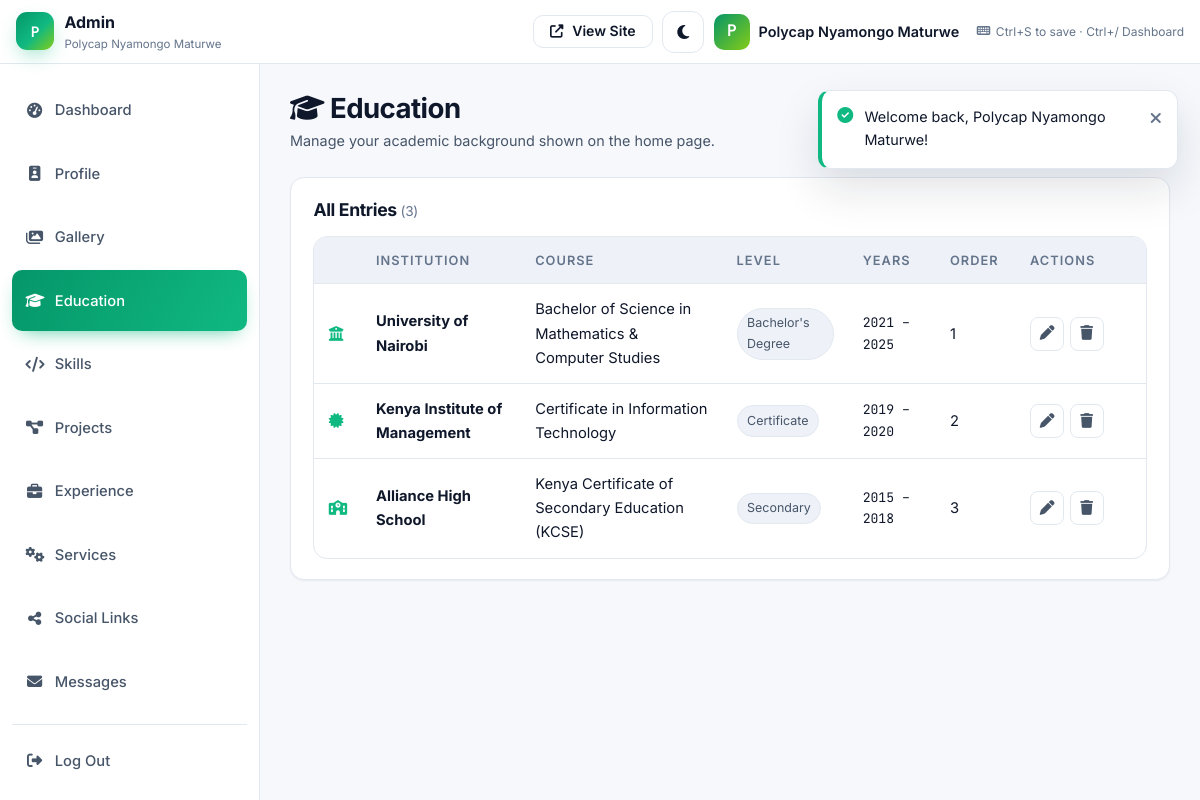
The app's page /admin/education.php (signed in) with its own data.
### tables this page shows
CREATE TABLE `education` (
  `id`               INT UNSIGNED NOT NULL AUTO_INCREMENT,
  `institution`      VARCHAR(180) NOT NULL,
  `course`           VARCHAR(180) DEFAULT NULL,
  `level`            VARCHAR(80)  DEFAULT NULL,
  `start_year`       YEAR         DEFAULT NULL,
  `end_year`         YEAR         DEFAULT NULL,
  `description`      TEXT         DEFAULT NULL,
  `certificate_url`  VARCHAR(255) DEFAULT NULL,
  `institution_icon` VARCHAR(80)  NOT NULL DEFAULT 'fa-university',
  `display_order`    INT          NOT NULL DEFAULT 0,
  `created_at`       TIMESTAMP    NOT NULL DEFAULT CURRENT_TIMESTAMP,
  `updated_at`       TIMESTAMP    NOT NULL DEFAULT CURRENT_TIMESTAMP ON UPDATE CURRENT_TIMESTAMP,
  PRIMARY KEY (`id`),
  KEY `idx_edu_years` (`start_year`, `end_year`)
);

### includes/functions.php (called while the page is built, shortened)
<?php
function e($value): string
{
    return htmlspecialchars((string)($value ?? ''), ENT_QUOTES | ENT_SUBSTITUTE, 'UTF-8');
}
function clean($value): string
{
    return trim((string)($value ?? ''));
}
function url(string $path = '/'): string
{
    $base = rtrim(APP_URL, '/');
    return $base . '/' . ltrim($path, '/');
}

### admin/education.php (the view, shortened to what this page needs)
<?php
$pdo    = getDB();
$action = clean($_GET['action'] ?? 'list');
$rows = $pdo->query('SELECT * FROM education ORDER BY display_order, start_year DESC, id DESC')->fetchAll();
$editing = null;
$iconSuggestions = [
    'fa-university', 'fa-school', 'fa-graduation-cap', 'fa-book',
    'fa-certificate', 'fa-award', 'fa-laptop-code', 'fa-flask',
];
require_once __DIR__ . '/partials/admin_header.php';
require_once __DIR__ . '/partials/admin_sidebar.php';
?>
<div class="admin-page-head">
    <div>
        <h1><i class="fas fa-graduation-cap"></i> Education</h1>
        <p>Manage your academic background shown on the home page.</p>
    </div>
    <div class="actions">
        <?php if ($action === 'list'): ?>
            <a href="<?= url('/admin/education.php?action=new') ?>" class="btn btn--primary btn--sm">
            </a>
        <?php else: ?>
            <a href="<?= url('/admin/education.php') ?>" class="btn btn--ghost btn--sm">
                <i class="fas fa-list"></i> Back to list
            </a>
        <?php endif; ?>
    </div>
</div>
<?php if ($action === 'new' || $action === 'edit'): ?>
    <?php
      $val = function (string $key, $default = '') use ($editing) {
          if (old($key) !== '') return old($key);
          return $editing[$key] ?? $default;
      };
    ?>
    <form method="post" class="panel">
        <?= csrfField() ?>
        <input type="hidden" name="form_action" value="save">
        <input type="hidden" name="id" value="<?= (int)($editing['id'] ?? 0) ?>">
        <div class="panel__head">
            <h2><?= $action === 'edit' ? 'Edit' : 'New' ?> Education Entry</h2>
        </div>
        <div class="admin-form">
            <div class="grid-2">
                <div class="form-group">
                    <label for="institution">Institution *</label>
                    <input class="form-control" type="text" id="institution" name="institution"
                           value="<?= e($val('institution')) ?>" required>
                </div>
                <div class="form-group">
                    <label for="course">Course / Programme</label>
                    <input class="form-control" type="text" id="course" name="course"
                           value="<?= e($val('course')) ?>">
                </div>
            </div>
            <div class="grid-3">
                <div class="form-group">
                    <label for="level">Level</label>
                    <input class="form-control" type="text" id="level" name="level"
                           value="<?= e($val('level')) ?>" placeholder="Bachelor's, Diploma, Certificate…">
                </div>
                <div class="form-group">
                    <label for="start_year">Start Year</label>
                    <input class="form-control" type="number" id="start_year" name="start_year"
                           value="<?= e($val('start_year')) ?>" min="1950" max="2100" placeholder="2021">
                </div>
                <div class="form-group">
                    <label for="end_year">End Year</label>
                    <input class="form-control" type="number" id="end_year" name="end_year"
                           value="<?= e($val('end_year')) ?>" min="1950" max="2100" placeholder="2025 or blank">
                    <div class="hint">Leave blank if ongoing.</div>
                </div>
            </div>
            <div class="form-group">
                <label for="description">Description</label>
                <textarea class="form-control" id="description" name="description" rows="4"><?= e($val('description')) ?></textarea>
            </div>
            <div class="grid-2">
                <div class="form-group">
                    <label for="certificate_url">Certificate URL (optional)</label>
                    <input class="form-control" type="url" id="certificate_url" name="certificate_url"
                           value="<?= e($val('certificate_url')) ?>" placeholder="https://…">
                </div>
                <div class="form-group">
                    <label for="institution_icon">Institution Icon</label>
                    <input class="form-control" type="text" id="institution_icon" name="institution_icon"
                           value="<?= e($val('institution_icon', 'fa-university')) ?>"
                           placeholder="fa-university">
                    <div class="hint">
                        Font Awesome class. Examples:
                        <?php foreach ($iconSuggestions as $ic): ?>
                            <code><?= e($ic) ?></code>
                        <?php endforeach; ?>
                    </div>
                </div>
            </div>
            <div class="form-group" style="max-width:220px">
                <label for="display_order">Display Order</label>
                <input class="form-control" type="number" id="display_order" name="display_order"
                       value="<?= e($val('display_order', '0')) ?>">
                <div class="hint">Lower numbers appear first.</div>
            </div>
        </div>
        <div class="admin-form-actions">
            <button type="submit" class="btn btn--primary">
                <i class="fas fa-save"></i> <?= $action === 'edit' ? 'Update' : 'Create' ?>
            </button>
            <a href="<?= url('/admin/education.php') ?>" class="btn btn--ghost">Cancel</a>
        </div>
    </form>
<?php else: ?>
    <div class="panel">
        <div class="panel__head">
            <h2>All Entries <span class="muted" style="font-weight:400;font-size:.85rem;">(<?= count($rows) ?>)</span></h2>
        </div>
        <?php if ($rows): ?>
            <div class="table-wrap">
                <table class="admin-table">
                    <thead>
                        <tr>
                            <th style="width:40px;"></th>
                            <th>Institution</th>
                            <th>Course</th>
                            <th>Level</th>
                            <th>Years</th>
                            <th style="width:80px;">Order</th>
                            <th style="width:130px;">Actions</th>
                        </tr>
                    </thead>
                    <tbody>
                        <?php foreach ($rows as $r): ?>
                            <tr>
                                <td><i class="fas <?= e($r['institution_icon'] ?: 'fa-university') ?>" style="color:var(--brand-2)"></i></td>
                                <td><strong><?= e($r['institution']) ?></strong></td>
                                <td><?= e($r['course']) ?></td>
                                <td><span class="chip"><?= e($r['level']) ?></span></td>
                                <td class="mono" style="font-size:.82rem;">
                                    <?= e($r['start_year']) ?><?= $r['end_year'] ? ' – ' . e($r['end_year']) : ' – Present' ?>
                                </td>
                                <td><?= (int)$r['display_order'] ?></td>
                                <td>
                                    <div class="row-actions">
                                        <a class="btn-icon"
                                           href="<?= url('/admin/education.php?action=edit&id=' . (int)$r['id']) ?>"
                                           title="Edit">
                                            <i class="fas fa-pen"></i>
                                        </a>
                                        <form method="post"
                                              action="<?= url('/admin/education.php') ?>"
                                              style="display:inline"
                                              onsubmit="return confirm('Delete this education entry? This cannot be undone.');">
                                            <button type="submit" class="btn-icon btn-icon--danger" title="Delete">
                                                <i class="fas fa-trash"></i>
                                            </button>
                                        </form>
                                    </div>
                                </td>
                            </tr>
                        <?php endforeach; ?>
                    </tbody>
                </table>
            </div>
        <?php endif; ?>
    </div>
<?php endif; ?>
<?php require_once __DIR__ . '/partials/admin_footer.php'; ?>

### records on screen
education: institution "University of Nairobi", course "Bachelor of Science in Mathematics & Computer Studies", level "Bachelor's Degree", start_year "2021", end_year "2025", display_order "1"
education: institution "Kenya Institute of Management", course "Certificate in Information Technology", level "Certificate", start_year "2019", end_year "2020", display_order "2"
education: institution "Alliance High School", course "Kenya Certificate of Secondary Education (KCSE)", level "Secondary", start_year "2015", end_year "2018", display_order "3"

### other values on screen
mb_strtoupper(mb_substr($user['full_name'] ?? 'A', 0, 1)) "P"
APP_NAME "Polycap Nyamongo Maturwe"
$user['full_name'] "Polycap Nyamongo Maturwe"
$it['label'] "Dashboard"
$it['label'] "Profile"
$it['label'] "Gallery"
$it['label'] "Education"
$it['label'] "Skills"
$it['label'] "Projects"
$it['label'] "Experience"
$it['label'] "Services"
$it['label'] "Social Links"
$it['label'] "Messages"
count($rows) "3"
